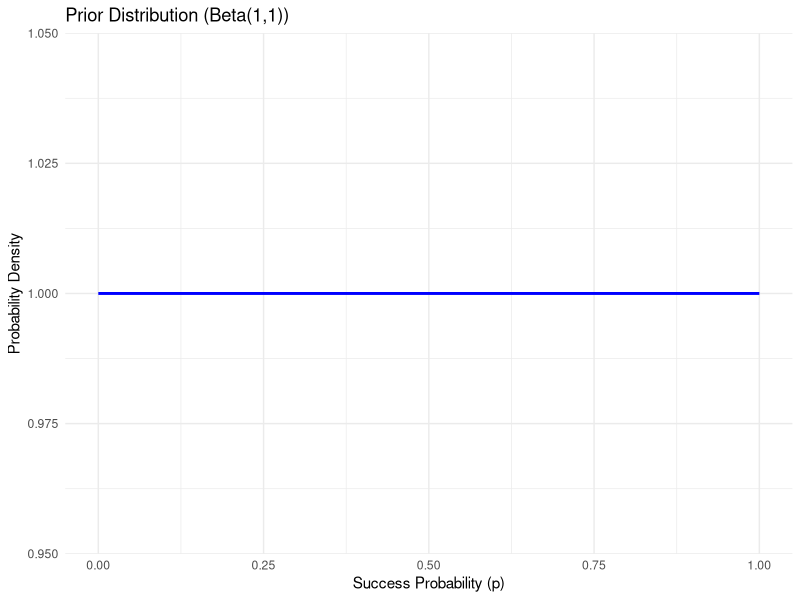
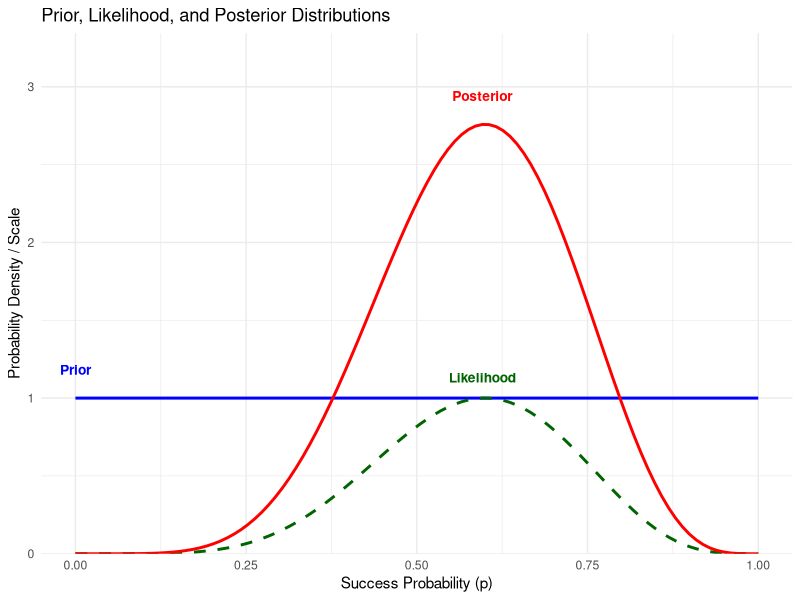
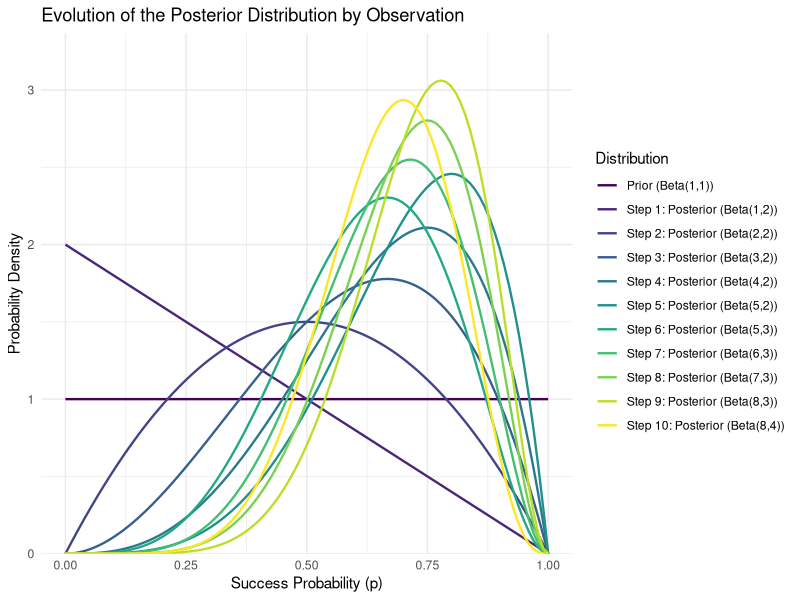
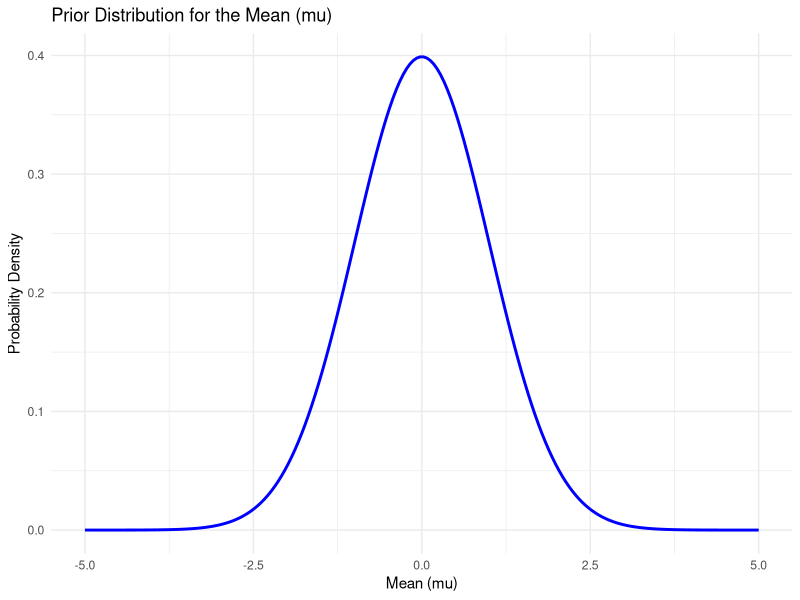
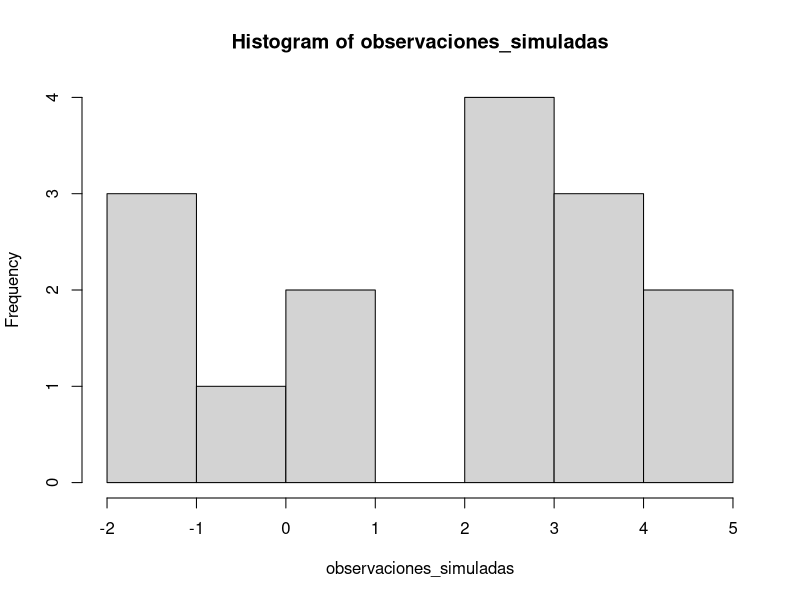
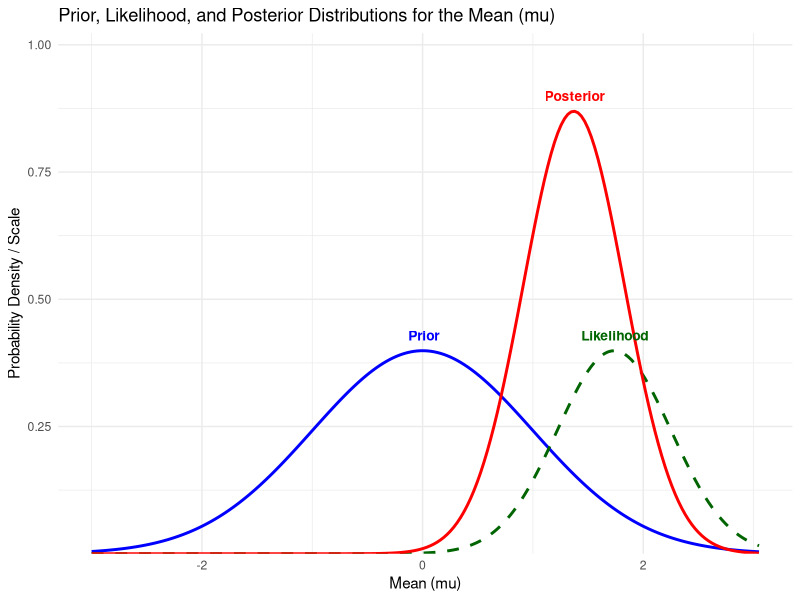
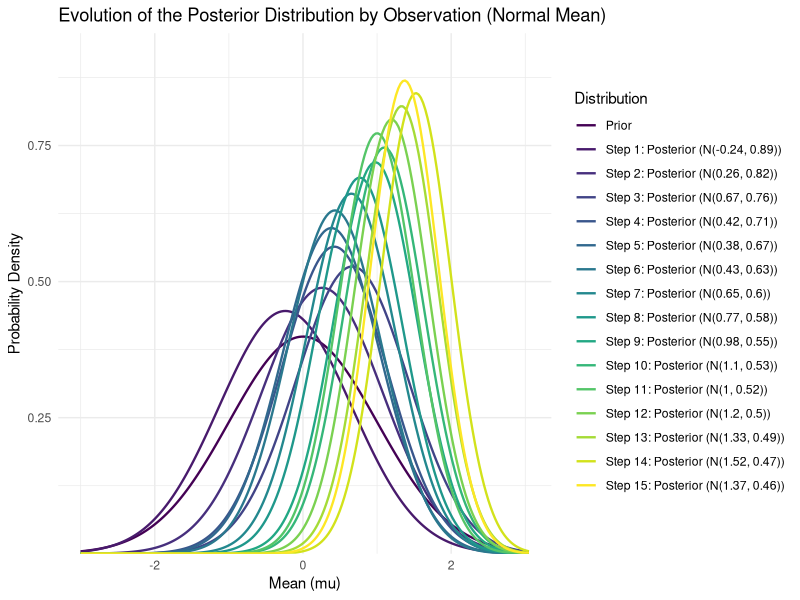

Here is the R script that generated these plots, in order:
## ---- chunk 1
# Load necessary libraries
library(stats) # For beta distribution functions
library(ggplot2)
library(dplyr)   # For data manipulation
library(tidyr)   # For data reshaping (pivot_longer)

## ---- chunk 2
alfa_prior <- 1
beta_prior <- 1

cat(sprintf("Prior: Beta(alpha=%g, beta=%g)\n", alfa_prior, beta_prior))
## ---- chunk 3
# Range of possible values for the probability 'p'
p_values <- seq(0, 1, length.out = 100)

# Calculate the densities of the prior distribution
prior_pdf_values <- dbeta(p_values, alfa_prior, beta_prior)

# Create a data frame for ggplot2
df_prior_plot <- data.frame(
  p = p_values,
  prior_density = prior_pdf_values
)

# Create the prior distribution plot
ggplot(df_prior_plot, aes(x = p, y = prior_density)) +
  geom_line(color = 'blue', linewidth = 1) +
  labs(title = 'Prior Distribution (Beta(1,1))',
       x = 'Success Probability (p)',
       y = 'Probability Density') +
  theme_minimal()
## ---- chunk 4
p_true <- 0.7
num_lanzamientos <- 10

# Simulate coin tosses
set.seed(123)
datos_simulados <- rbinom(num_lanzamientos, 1, p_true)
cat(sprintf("\nSimulated data:"))
datos_simulados

# Count successes (heads) and failures (tails)
num_exitos <- sum(datos_simulados)
num_fracasos <- num_lanzamientos - num_exitos

cat(sprintf("\nSimulated data: %g tosses. Successes (heads): %g, Failures (tails): %g\n", num_lanzamientos, num_exitos, num_fracasos))
## ---- chunk 5
alfa_posterior <- alfa_prior + num_exitos
beta_posterior <- beta_prior + num_fracasos

cat(sprintf("Posterior: Beta(alpha=%g, beta=%g)\n", alfa_posterior, beta_posterior))
## ---- chunk 6
# Range of possible values for the probability 'p'
p_values <- seq(0, 1, length.out = 100)

# Calculate the densities of the distributions
prior_pdf_values <- dbeta(p_values, alfa_prior, beta_prior)

# Calculate the likelihood (unnormalized)
likelihood_values <- (p_values^num_exitos) * ((1-p_values)^num_fracasos)

# Scale the likelihood to make it comparable with the PDFs
likelihood_scaled <- likelihood_values / max(likelihood_values) * max(prior_pdf_values)

# Calculate the density of the posterior distribution
posterior_pdf_values <- dbeta(p_values, alfa_posterior, beta_posterior)

# Create a data frame for ggplot2
df_plot <- data.frame(
  p = p_values,
  prior = prior_pdf_values,
  likelihood = likelihood_scaled,
  posterior = posterior_pdf_values
)

## ---- chunk 7
head(df_plot)
## ---- chunk 8
# Reshape the data frame for ggplot2 (long format)
df_long <- df_plot %>%
  pivot_longer(cols = -p, names_to = "type", values_to = "density") %>%
  # Assign more descriptive names and order for the legend/labels
  mutate(type = factor(type, levels = c("prior", "likelihood", "posterior"),
                       labels = c("Prior", "Likelihood", "Posterior")))
cat(sprintf("\nNew data"))
head(df_long)
## ---- chunk 9
# Prepare a data frame for text labels in the plot
# Find the maximum density point for each curve to position the labels
peaks_df <- df_long %>%
  group_by(type) %>%
  filter(density == max(density)) %>%
  slice(1) %>% # In case of multiple maxima (e.g., uniform prior), take the first
  ungroup()

# Adjust the vertical position of labels to avoid overlap with the lines
# These values may need manual tuning depending on the plot
peaks_df$density_offset <- peaks_df$density + c(0.15, 0.1, 0.15) # Specific adjustment for each curve type

# Create the plot with ggplot2
ggplot(df_long, aes(x = p, y = density, color = type, linetype = type)) +
  geom_line(linewidth = 1) + # Adjust line thickness
  scale_color_manual(values = c("blue", "darkgreen", "red")) + # Custom colors
  scale_linetype_manual(values = c("solid", "dashed", "solid")) + # Line types
  labs(title = 'Prior, Likelihood, and Posterior Distributions', # Plot title
       x = 'Success Probability (p)', # X-axis label
       y = 'Probability Density / Scale') + # Y-axis label
  theme_minimal() + # Minimal theme
  theme(legend.position = 'none') + # Hide the legend since labels are direct
  scale_y_continuous(expand = expansion(mult = c(0, 0.15))) + # Expand the y-axis to give space for labels
  geom_text(data = peaks_df, aes(x = p, y = density_offset, label = type, color = type),
            size = 3.5, fontface = "bold", hjust = 0.5, vjust = 0) # Add direct labels at peaks
## ---- chunk 10
cat(sprintf("\nSimulated data:"))
datos_simulados

cat(sprintf("\nSimulated data: %g tosses. Successes (heads): %g, Failures (tails): %g\n", num_lanzamientos, num_exitos, num_fracasos))

## ---- chunk 11
# Redefine the variables needed so this chunk is self-contained
alfa_prior <- 1
beta_prior <- 1
p_values <- seq(0, 1, length.out = 100)
p_true <- 0.7 # This was used for simulation; included here for consistency
num_lanzamientos <- 10
datos_simulados <- rbinom(num_lanzamientos, 1, p_true)
# num_exitos and num_fracasos will be calculated inside the loop
datos_simulados
## ---- chunk 12
# Initial prior parameters
current_alfa <- alfa_prior
current_beta <- beta_prior

# Create a data frame to store the distributions at each step
df_evolution_steps <- data.frame()

# Add the initial prior distribution
prior_pdf <- dbeta(p_values, current_alfa, current_beta)
df_evolution_steps <- rbind(df_evolution_steps, data.frame(p = p_values, density = prior_pdf, step = "Prior (Beta(1,1))"))

# Iterate through each observation (coin toss)
for (i in 1:num_lanzamientos) {
  observation <- datos_simulados[i] # Get the current observation

  # Update the alpha and beta parameters based on the observation
  if (observation == 1) { # If it is a success
    current_alfa <- current_alfa + 1
  } else { # If it is a failure
    current_beta <- current_beta + 1
  }

  # Calculate the density of the current posterior distribution
  posterior_pdf <- dbeta(p_values, current_alfa, current_beta)

  # Add this distribution to the evolution data frame
  step_label <- paste0("Step ", i, ": Posterior (Beta(", current_alfa, ",", current_beta, "))")
  df_evolution_steps <- rbind(df_evolution_steps, data.frame(p = p_values, density = posterior_pdf, step = step_label))
}

# Convert the 'step' column to a factor to ensure correct ordering in the plot
df_evolution_steps$step <- factor(df_evolution_steps$step, levels = unique(df_evolution_steps$step))

cat(sprintf("\nData for the plot:"))
head(df_evolution_steps)

cat(sprintf("\nData for the plot:"))
tail(df_evolution_steps)


## ---- chunk 13
# Increase the plot width to avoid a "squashed" appearance
options(repr.plot.width = 12)

# Create the evolution plot with ggplot2
ggplot(df_evolution_steps, aes(x = p, y = density, color = step, group = step)) +
  geom_line(linewidth = 0.8) + # Adjust line thickness
  labs(title = 'Evolution of the Posterior Distribution by Observation',
       x = 'Success Probability (p)',
       y = 'Probability Density',
       color = 'Distribution') + # Legend title
  theme_minimal() +
  theme(legend.position = 'right') + # Legend position
  scale_y_continuous(expand = expansion(mult = c(0, 0.1))) + # Expand the y-axis
  scale_color_viridis_d() # Use a diverse color palette to show the evolution
## ---- chunk 14
mu_prior_mean <- 0   # Our initial belief for the mean is 0
mu_prior_sd <- 1     # Our initial uncertainty is a standard deviation of 1

# The population standard deviation (sigma) is assumed known for this example.
sigma_data_known <- 2 # Known standard deviation of the data (not the parameter mu)

cat(sprintf("Prior for mu: Normal(mean=%.2f, sd=%.2f)\n", mu_prior_mean, mu_prior_sd))
cat(sprintf("Known data standard deviation: %.2f\n", sigma_data_known))

# Calculate the precision (inverse variance) for the prior
precision_prior <- 1 / (mu_prior_sd^2)

# Range of possible values for the mean 'mu'
mu_values <- seq(-5, 5, length.out = 200)

# Calculate the densities of the prior distribution
prior_pdf_values_normal <- dnorm(mu_values, mean = mu_prior_mean, sd = mu_prior_sd)

# Create a data frame for ggplot2
df_prior_plot_normal <- data.frame(
  mu = mu_values,
  prior_density = prior_pdf_values_normal
)

cat("\nColumn names of df_prior_plot_normal:\n")
print(colnames(df_prior_plot_normal))

# Create the prior distribution plot
print(ggplot(df_prior_plot_normal, aes(x = mu, y = prior_density)) +
  geom_line(color = 'blue', linewidth = 1) +
  labs(title = 'Prior Distribution for the Mean (mu)',
       x = 'Mean (mu)',
       y = 'Probability Density') +
  theme_minimal())
## ---- chunk 15
mu_true <- 1.5
num_observaciones <- 15

# Simulate observations from a normal distribution
set.seed(456)
observaciones_simuladas <- rnorm(num_observaciones, mean = mu_true, sd = sigma_data_known)

cat(sprintf("\nSimulated data: %g observations from a Normal(mean=%.2f, sd=%.2f)\n", num_observaciones, mu_true, sigma_data_known))
cat("First 5 observations: ", head(observaciones_simuladas, 5), "\n")

# Calculate the sum and sample mean of the data
sum_observaciones <- sum(observaciones_simuladas)
mean_observaciones <- mean(observaciones_simuladas)

cat(sprintf("Sample mean of the data: %.2f\n", mean_observaciones))
## ---- chunk 16
hist(observaciones_simuladas)
## ---- chunk 17
# Posterior parameters (for parameter mu):
# Precisions: 1/variance
precision_posterior <- precision_prior + (num_observaciones / (sigma_data_known^2))

mu_posterior_mean <- ((mu_prior_mean * precision_prior) + (sum_observaciones / (sigma_data_known^2))) / precision_posterior
mu_posterior_sd <- sqrt(1 / precision_posterior)

cat(sprintf("\nPosterior for mu: Normal(mean=%.2f, sd=%.2f)\n", mu_posterior_mean, mu_posterior_sd))
## ---- chunk 18
# Range of possible values for the mean 'mu'
mu_values <- seq(min(c(mu_prior_mean - 3*mu_prior_sd, mu_true - 3*sigma_data_known/sqrt(num_observaciones), mu_posterior_mean - 3*mu_posterior_sd)),
                 max(c(mu_prior_mean + 3*mu_prior_sd, mu_true + 3*sigma_data_known/sqrt(num_observaciones), mu_posterior_mean + 3*mu_posterior_sd)),
                 length.out = 200)

# Calculate the densities of the distributions
prior_pdf_values_normal <- dnorm(mu_values, mean = mu_prior_mean, sd = mu_prior_sd)

# Calculate the likelihood (unnormalized) for the parameter mu
# The likelihood for mu given observations x_i is proportional to exp(-sum((x_i - mu)^2) / (2*sigma_data_known^2))
# To simplify the visualization and avoid numerical issues with products,
# we can use a form centered on the sample mean.
# The likelihood is proportional to N(mu_sample, sigma_data_known^2 / n)

# Calculate the term sum((x_i - mu)^2) for each mu_value
likelihood_term <- sapply(mu_values, function(m) {
  -sum((observaciones_simuladas - m)^2) / (2 * sigma_data_known^2)
})
likelihood_values_normal <- exp(likelihood_term)

# Scale the likelihood to make it comparable with the PDFs (which integrate to 1)
# We normalize so that the peak is similar to that of the prior (or posterior)
likelihood_scaled_normal <- likelihood_values_normal / max(likelihood_values_normal) * max(prior_pdf_values_normal)

# Calculate the density of the posterior distribution
posterior_pdf_values_normal <- dnorm(mu_values, mean = mu_posterior_mean, sd = mu_posterior_sd)

# Create a data frame for ggplot2
df_plot_normal <- data.frame(
  mu = mu_values,
  prior = prior_pdf_values_normal,
  likelihood = likelihood_scaled_normal,
  posterior = posterior_pdf_values_normal
)

# Reshape the data frame for ggplot2 (long format)
df_long_normal <- df_plot_normal %>%
  tidyr::pivot_longer(cols = -mu, names_to = "type", values_to = "density") %>%
  mutate(type = factor(type, levels = c("prior", "likelihood", "posterior"),
                       labels = c("Prior", "Likelihood", "Posterior")))

cat("\nColumn names of df_long_normal (after pivot):\n")
print(colnames(df_long_normal))

## ---- chunk 19
head(df_long_normal)
## ---- chunk 20
# Prepare a data frame for text labels in the plot
peaks_df_normal <- df_long_normal %>%
  group_by(type) %>%
  filter(density == max(density)) %>%
  slice(1) %>%
  ungroup()

peaks_df_normal$density_offset <- peaks_df_normal$density + c(0.02, 0.02, 0.02) # Specific adjustment

# Create the plot with ggplot2
print(ggplot(df_long_normal, aes(x = mu, y = density, color = type, linetype = type)) +
  geom_line(linewidth = 1) +
  scale_color_manual(values = c("blue", "darkgreen", "red")) +
  scale_linetype_manual(values = c("solid", "dashed", "solid")) +
  labs(title = 'Prior, Likelihood, and Posterior Distributions for the Mean (mu)',
       x = 'Mean (mu)',
       y = 'Probability Density / Scale') +
  theme_minimal() +
  theme(legend.position = 'none') +
  scale_y_continuous(expand = expansion(mult = c(0, 0.15))) +
  geom_text(data = peaks_df_normal, aes(x = mu, y = density_offset, label = type, color = type),
            size = 3.5, fontface = "bold", hjust = 0.5, vjust = 0))
## ---- chunk 21
# Initial prior parameters
current_mu_mean <- mu_prior_mean
current_precision <- precision_prior

# Create a data frame to store the distributions at each step
df_evolution_steps_normal <- data.frame()

# Add the initial prior distribution
prior_pdf_normal <- dnorm(mu_values, mean = current_mu_mean, sd = sqrt(1/current_precision))
df_evolution_steps_normal <- rbind(df_evolution_steps_normal, data.frame(mu = mu_values, density = prior_pdf_normal, step = "Prior"))

# Iterate through each observation
for (i in 1:num_observaciones) {
  observation <- observaciones_simuladas[i] # Get the current observation

  # Update the posterior parameters with the new observation
  # For each observation, the likelihood precision is 1/sigma_data_known^2
  current_precision <- current_precision + (1 / (sigma_data_known^2))
  current_mu_mean <- ((current_mu_mean * (current_precision - (1 / (sigma_data_known^2)))) + (observation / (sigma_data_known^2))) / current_precision

  # Calculate the density of the current posterior distribution
  posterior_pdf_normal <- dnorm(mu_values, mean = current_mu_mean, sd = sqrt(1/current_precision))

  # Add this distribution to the evolution data frame
  step_label <- paste0("Step ", i, ": Posterior (N(", round(current_mu_mean,2), ", ", round(sqrt(1/current_precision),2), "))")
  df_evolution_steps_normal <- rbind(df_evolution_steps_normal, data.frame(mu = mu_values, density = posterior_pdf_normal, step = step_label))
}

# Convert the 'step' column to a factor to ensure correct ordering in the plot
df_evolution_steps_normal$step <- factor(df_evolution_steps_normal$step, levels = unique(df_evolution_steps_normal$step))

cat("\nColumn names of df_evolution_steps_normal:\n")
print(colnames(df_evolution_steps_normal))

# Increase the plot width to avoid a "squashed" appearance
options(repr.plot.width = 12)

# Create the evolution plot with ggplot2
print(ggplot(df_evolution_steps_normal, aes(x = mu, y = density, color = step, group = step)) +
  geom_line(linewidth = 0.8) +
  labs(title = 'Evolution of the Posterior Distribution by Observation (Normal Mean)',
       x = 'Mean (mu)',
       y = 'Probability Density',
       color = 'Distribution') +
  theme_minimal() +
  theme(legend.position = 'right') +
  scale_y_continuous(expand = expansion(mult = c(0, 0.1))) +
  scale_color_viridis_d()) # Use a diverse color palette to show the evolution
